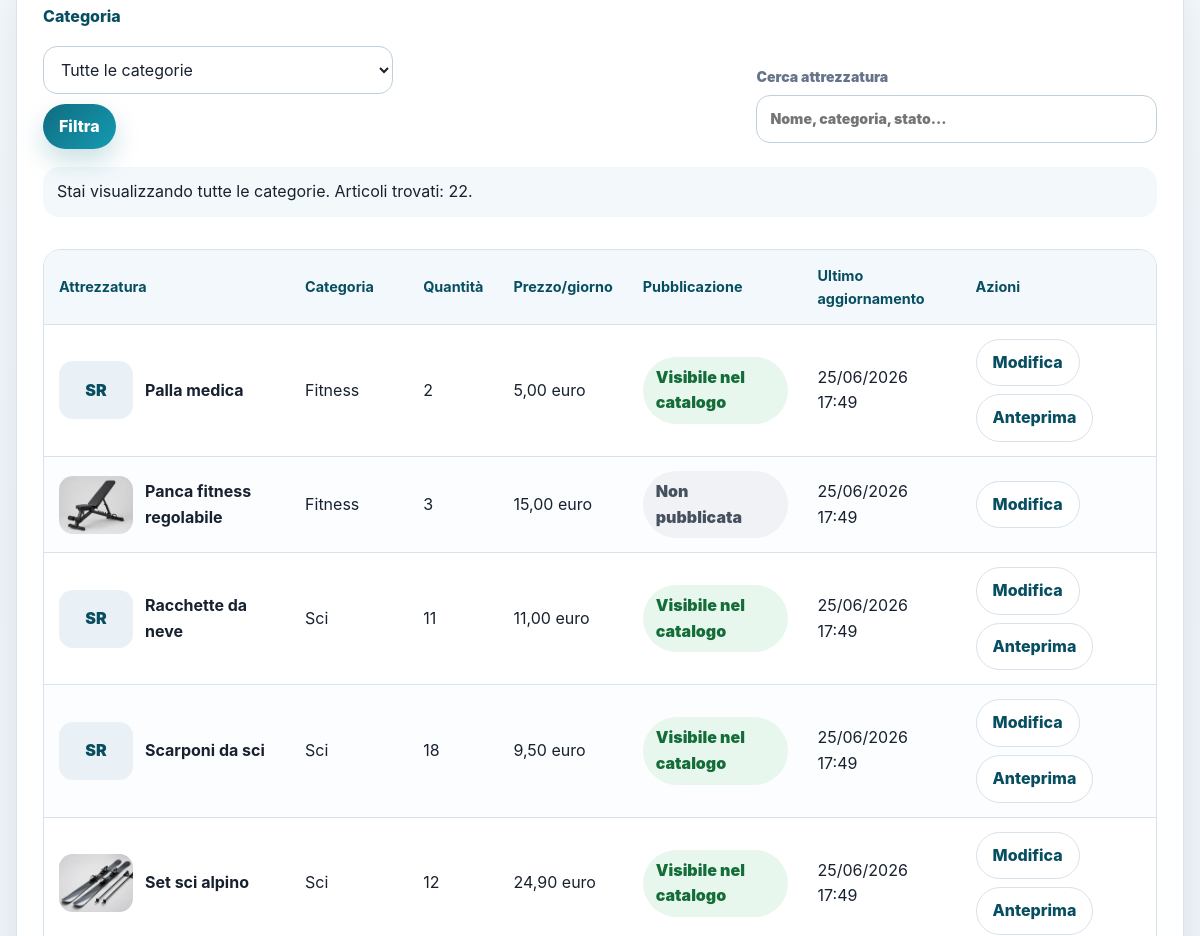
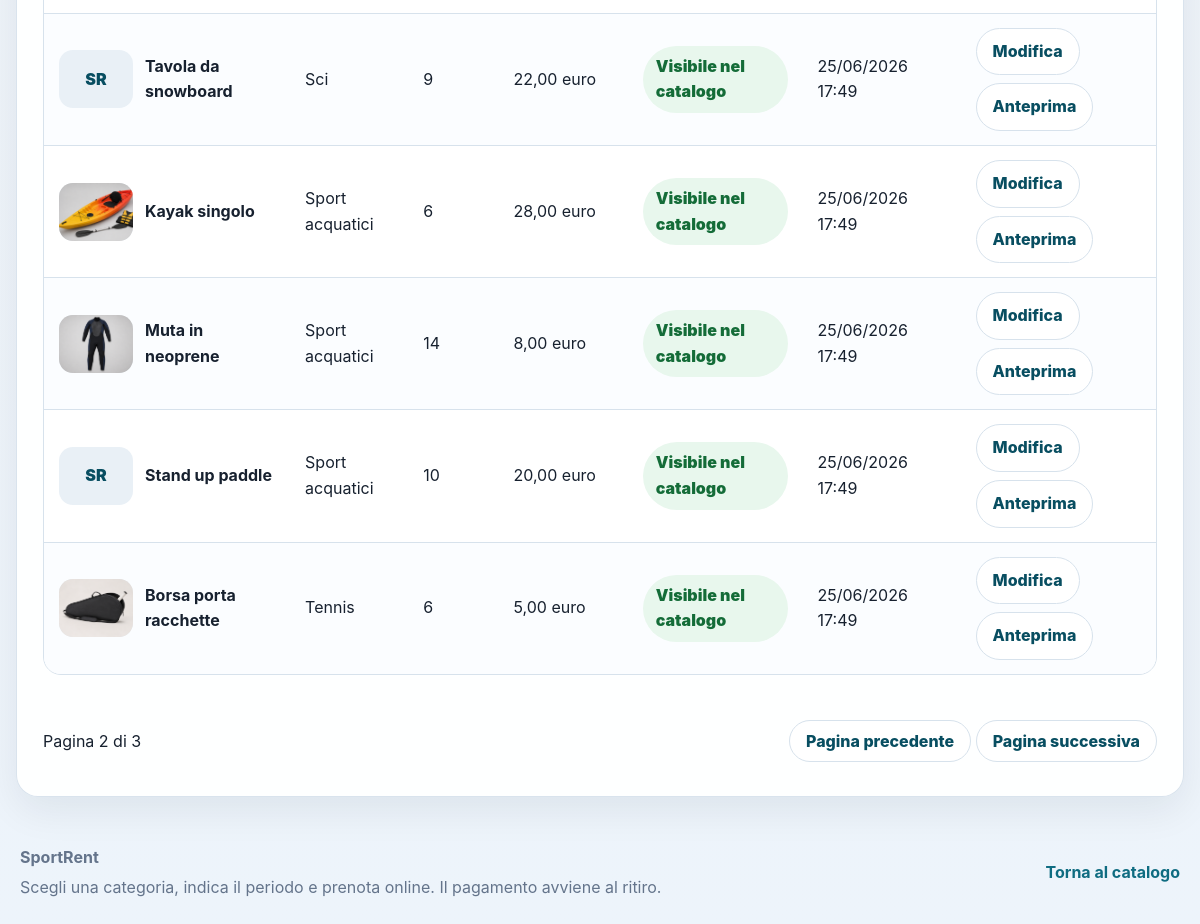
The page /gestione/attrezzature/?page=2 (signed in, lower part) on the database as committed earlier (2 pictures, top to bottom).
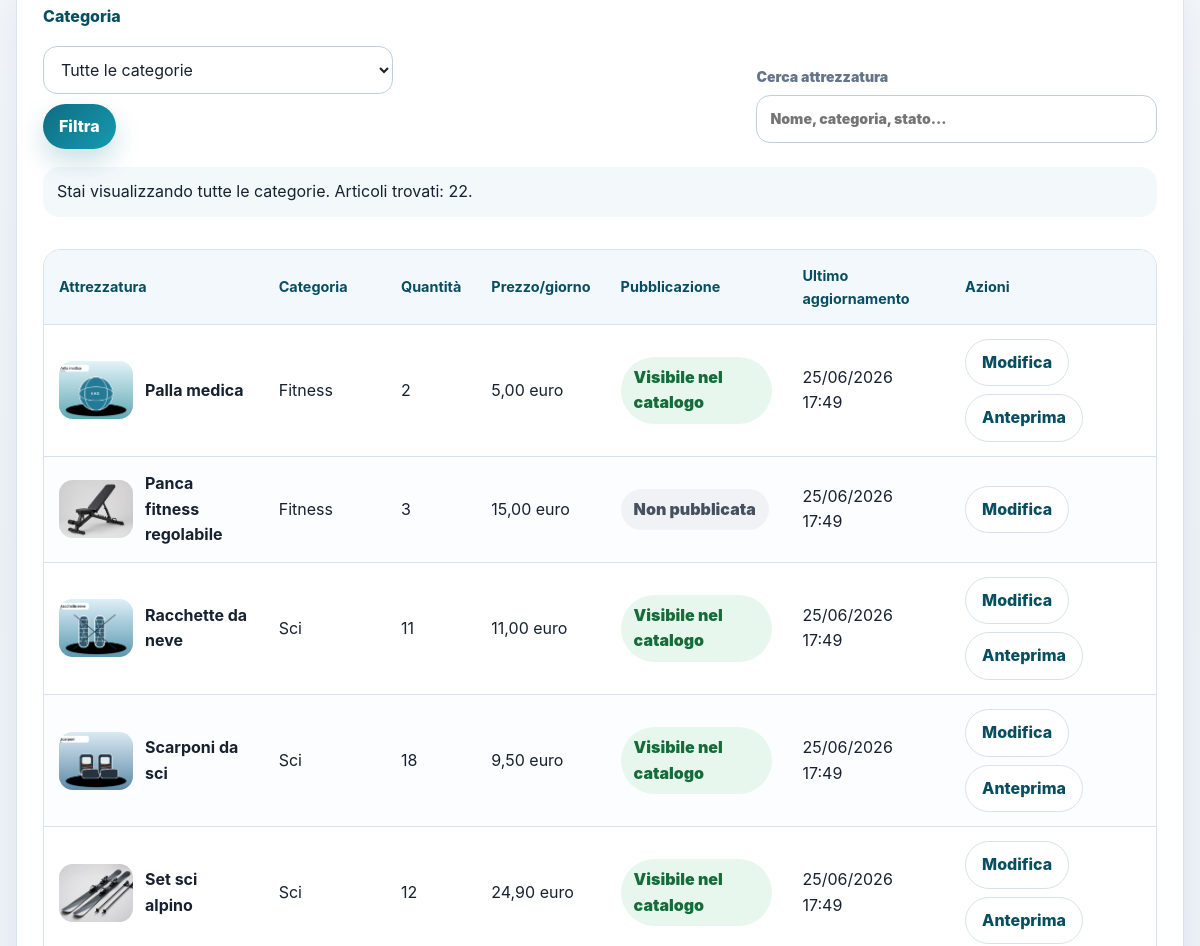
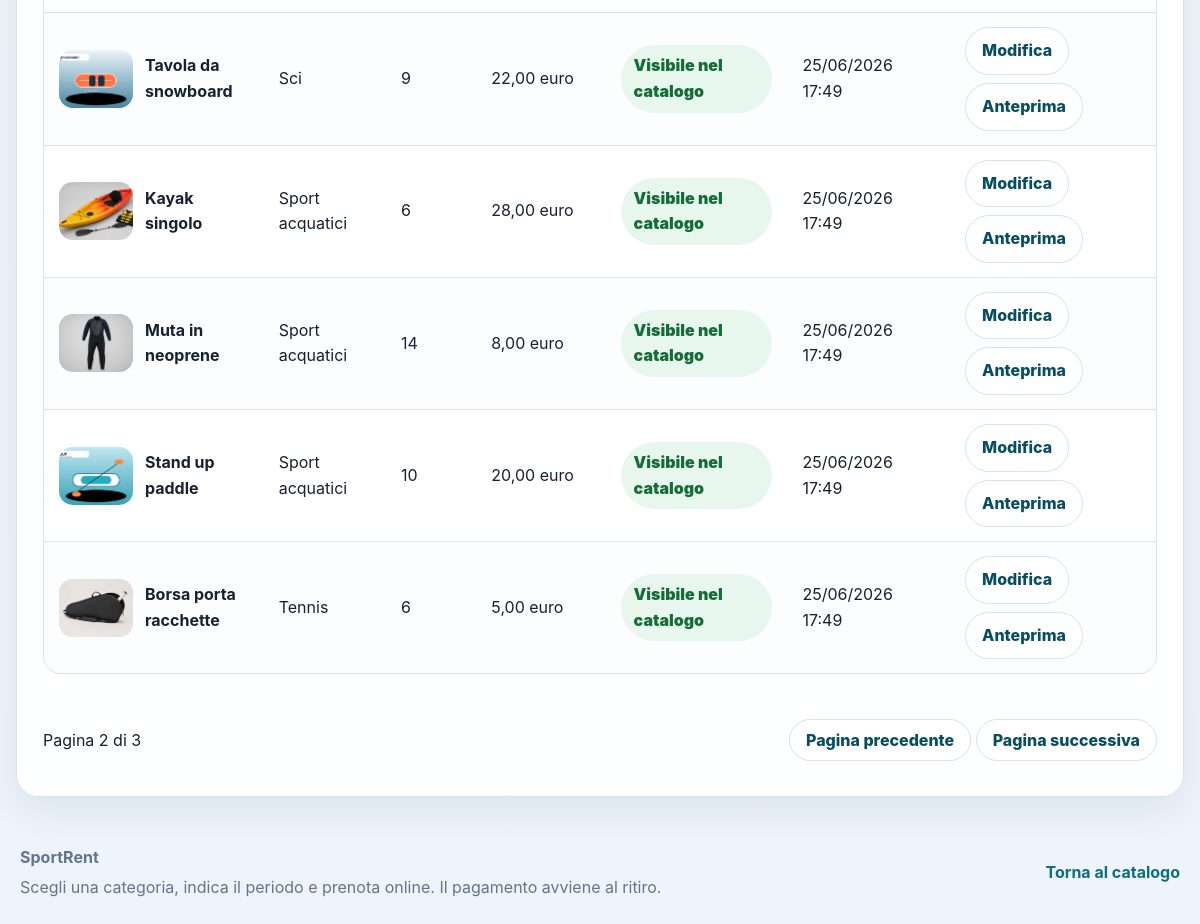
The same page on the database as committed later (2 pictures, top to bottom).
### rentals/models.py (models this page shows, shortened)
class Equipment(models.Model):
    name = models.CharField("nome", max_length=150)
    category = models.ForeignKey(
        EquipmentCategory,
        on_delete=models.PROTECT,
        related_name="equipment",
        verbose_name="tipologia",
    )
    description = models.TextField("descrizione")
    total_quantity = models.PositiveIntegerField(
        "quantità totale",
        validators=[MinValueValidator(1)],
    )
    daily_price = models.DecimalField(
        "prezzo giornaliero",
        max_digits=8,
        decimal_places=2,
        validators=[MinValueValidator(Decimal("0.01"))],
    )
    image = models.ImageField(
        "immagine",
        upload_to="equipment/",
        blank=True,
        null=True,
    )
    is_active = models.BooleanField("disponibile nel catalogo", default=True)
    created_at = models.DateTimeField("creata il", auto_now_add=True)
    updated_at = models.DateTimeField("modificata il", auto_now=True)
    class Meta:
        verbose_name = "attrezzatura"
        verbose_name_plural = "attrezzature"
        ordering = ["category__name", "name"]
        constraints = [
            models.UniqueConstraint(
                fields=["name", "category"],
                name="unique_equipment_name_per_category",
            )
        ]

class EquipmentCategory(models.Model):
    name = models.CharField("nome", max_length=100, unique=True)
    description = models.TextField("descrizione", blank=True)
    class Meta:
        verbose_name = "categoria"
        verbose_name_plural = "categorie"
        ordering = ["name"]

### rentals/views.py (the view)
@gestore_richiesto
def elenco_attrezzature_gestore(request):
    categoria_scelta = _categoria_da_richiesta(request)
    equipment = Equipment.objects.select_related("category")
    if categoria_scelta:
        equipment = equipment.filter(category=categoria_scelta)
    pagina = _impagina(request, equipment, MANAGER_EQUIPMENT_PAGE_SIZE)
    query_paginazione = _query_paginazione(request)
    return render(
        request,
        "rentals/manager/equipment_list.html",
        {
            "equipment_list": pagina.object_list,
            "categorie": EquipmentCategory.objects.all(),
            "categoria_scelta": categoria_scelta,
            "pagina": pagina,
            "query_paginazione": query_paginazione,
        },
    )

### rentals/permissions.py (called while the page is built)
def utente_e_gestore(user):
    return (
        user.is_authenticated
        and (
            user.is_superuser
            or user.is_staff
            or user.groups.filter(name=NOME_GRUPPO_GESTORI).exists()
        )
    )

### rentals/views.py (called while the page is built)
def _categoria_da_richiesta(request):
    category_id = _intero_positivo(request.GET.get("category"))
    if not category_id:
        return None
    return EquipmentCategory.objects.filter(pk=category_id).first()

def _impagina(request, items, per_page):
    paginator = Paginator(items, per_page)
    return paginator.get_page(request.GET.get("page"))

def _query_paginazione(request):
    parametri_query = request.GET.copy()
    parametri_query.pop("page", None)
    return parametri_query.urlencode()

def _intero_positivo(value):
    if value in (None, ""):
        return None
    try:
        value = int(value)
    except (TypeError, ValueError):
        return None
    return value if value > 0 else None

### templates/rentals/manager/equipment_list.html (shortened to what this page needs)
{% extends "base.html" %}
{% block content %}
<section class="section-card">
    <div class="toolbar">
        <form class="filter-panel" method="get">
            <label for="category-filter">Categoria</label>
            <select id="category-filter" name="category">
                <option value="">Tutte le categorie</option>
            </select>
            <button class="button" type="submit">Filtra</button>
        </form>
        <label class="table-search">
            Cerca attrezzatura
            <input type="search" data-table-search="manager-equipment-table" placeholder="Nome, categoria, stato...">
        </label>
    </div>
    {% if categoria_scelta %}
        <p class="filter-summary">
            Filtro attivo: <strong>{{ categoria_scelta.name }}</strong>.
            Articoli trovati: {{ pagina.paginator.count }}.
        </p>
    {% else %}
        <p class="filter-summary">
            Stai visualizzando tutte le categorie.
            Articoli trovati: {{ pagina.paginator.count }}.
        </p>
    {% endif %}
    <div class="table-wrap">
        <table class="manager-table" id="manager-equipment-table" data-searchable-table>
            <thead>
                <tr>
                    <th scope="col">Attrezzatura</th>
                    <th scope="col">Categoria</th>
                    <th scope="col">Quantità</th>
                    <th scope="col">Prezzo/giorno</th>
                    <th scope="col">Pubblicazione</th>
                    <th scope="col">Ultimo aggiornamento</th>
                    <th scope="col">Azioni</th>
                </tr>
            </thead>
            <tbody>
                {% for equipment in equipment_list %}
                    <tr>
                        <td>
                            <div class="product-cell">
                                {% if equipment.image %}
                                    <img src="{{ equipment.image.url }}" alt="{{ equipment.name }}">
                                {% else %}
                                    <span class="product-cell__placeholder">SR</span>
                                {% endif %}
                                <strong>{{ equipment.name }}</strong>
                            </div>
                        </td>
                        <td>{{ equipment.category.name }}</td>
                        <td>{{ equipment.total_quantity }}</td>
                        <td>{{ equipment.daily_price }} euro</td>
                        <td>
                            {% if equipment.is_active %}
                                <span class="status-badge status-badge--in_progress">Visibile nel catalogo</span>
                            {% else %}
                                <span class="status-badge status-badge--completed">Non pubblicata</span>
                            {% endif %}
                        </td>
                        <td>{{ equipment.updated_at|date:"d/m/Y H:i" }}</td>
                        <td>
                            <div class="table-actions">
                                <a class="button button--light" href="{% url 'manager_equipment_update' equipment.pk %}">Modifica</a>
                                {% if equipment.is_active %}
                                    <a class="button button--light" href="{% url 'equipment_detail' equipment.pk %}">Anteprima</a>
                                {% endif %}
                            </div>
                        </td>
                    </tr>
                {% endfor %}
            </tbody>
        </table>
    </div>
    {% if pagina.has_other_pages %}
        <nav class="pagination" aria-label="Pagine attrezzature gestione">
            <p>Pagina {{ pagina.number }} di {{ pagina.paginator.num_pages }}</p>
            <div>
                {% if pagina.has_previous %}
                    <a class="button button--light" href="?{% if query_paginazione %}{{ query_paginazione }}&amp;{% endif %}page={{ pagina.previous_page_number }}">Pagina precedente</a>
                {% endif %}
                {% if pagina.has_next %}
                    <a class="button button--light" href="?{% if query_paginazione %}{{ query_paginazione }}&amp;{% endif %}page={{ pagina.next_page_number }}">Pagina successiva</a>
                {% endif %}
            </div>
        </nav>
    {% endif %}
</section>
{% endblock %}

### templates/base.html (shortened to what this page needs)
{% load static %}
<!doctype html>
<html lang="it">
<head>
    <link rel="stylesheet" href="{% static 'rentals/css/site.css' %}">
</head>
<body>
    <main class="site-main">{% block content %}{% endblock %}</main>
    <footer class="site-footer">
        <div>
            <strong>SportRent</strong>
            <p>Scegli una categoria, indica il periodo e prenota online. Il pagamento avviene al ritiro.</p>
        </div>
        <a href="{% url 'equipment_list' %}">Torna al catalogo</a>
    </footer>
</body>
</html>

### rentals/static/rentals/css/site.css (style rules this page uses)
:root { --bg:#eef3f8; --surface:#fff; --text:#17212f; --muted:#64748b; --primary:#0f6c81; --primary-dark:#084e61; --accent:#ff8a3d; --border:#d7e2ec; --success:#e8f7ed; --warning:#fff5dc; --shadow:0 18px 50px rgba(15,23,42,.10); --radius:22px; }
* { box-sizing:border-box; }
html { scroll-behavior:smooth; }
body { margin:0; background:radial-gradient(circle at top left,rgba(15,108,129,.18),transparent 32rem),linear-gradient(180deg,#f7fbff 0%,var(--bg) 45%,#edf4fb 100%); color:var(--text); font-family:Inter,"Segoe UI",Arial,sans-serif; line-height:1.6; }
a { color:var(--primary); font-weight:700; text-decoration:none; }
img { max-width:100%; height:auto; display:block; }
.site-header,.site-main,.site-footer,.messages { width:min(1180px,calc(100% - 32px)); margin-inline:auto; }
.site-header__inner,.site-footer,.user-strip,.section-heading--row { display:flex; align-items:center; justify-content:space-between; gap:18px; }
.site-nav a,.button,button,input[type=submit] { border:0; border-radius:999px; padding:10px 16px; background:transparent; color:var(--primary-dark); font:inherit; font-weight:800; cursor:pointer; }
.site-nav .nav-cta,.button,button,input[type=submit] { color:#fff; background:linear-gradient(135deg,var(--primary),#159bb1); box-shadow:0 12px 26px rgba(15,108,129,.22); }
.button--light,.button--ghost { background:#fff; color:var(--primary-dark); border:1px solid var(--border); box-shadow:none; }
.site-main { margin-top:22px; }
.site-footer { margin-top:28px; margin-bottom:32px; padding:20px 4px; color:var(--muted); }
.site-footer p { margin:4px 0 0; }
.messages,.section-card,article,fieldset { background:rgba(255,255,255,.94); border:1px solid rgba(215,226,236,.95); border-radius:var(--radius); box-shadow:0 14px 38px rgba(15,23,42,.07); }
.section-card,article,fieldset { padding:26px; margin-bottom:22px; }
label { display:block; margin-bottom:6px; color:var(--primary-dark); font-weight:850; }
input,select,textarea { width:min(100%,440px); padding:12px 13px; border:1px solid #bfd0dc; border-radius:14px; background:#fff; color:var(--text); font:inherit; transition:.18s; }
.table-wrap { overflow-x:auto; }
table { width:100%; border-collapse:separate; border-spacing:0; margin:16px 0; background:#fff; border:1px solid var(--border); border-radius:18px; overflow:hidden; }
th,td { padding:14px 15px; border-bottom:1px solid var(--border); text-align:left; vertical-align:middle; }
th { background:#f2f8fb; color:var(--primary-dark); font-size:.9rem; }
tr:last-child td,tfoot tr:last-child th { border-bottom:0; }
tr:nth-child(even) td { background:#fbfdff; }
td img { width:108px; aspect-ratio:4/3; object-fit:cover; border-radius:14px; }
.pagination { display:flex; align-items:center; justify-content:space-between; gap:14px; margin-top:22px; }
.status-badge { display:inline-flex; align-items:center; justify-content:center; padding:8px 13px; border-radius:999px; background:#eef7fb; color:var(--primary-dark); font-weight:900; }
.status-badge--in_progress { background:#e8f7ed; color:#146c38; }
.status-badge--completed { background:#f0f2f5; color:#46515f; }
.toolbar { display:flex; align-items:end; justify-content:space-between; gap:18px; margin-bottom:18px; }
.filter-panel { display:flex; align-items:end; flex-wrap:wrap; gap:10px; }
.filter-summary { padding:12px 14px; border-radius:16px; background:#f3f8fb; }
.table-search { min-width:min(100%,260px); color:var(--muted); font-size:.88rem; font-weight:900; }
.table-search input { margin-top:6px; }
.table-actions { display:flex; flex-wrap:wrap; gap:8px; }
.product-cell { display:flex; align-items:center; gap:12px; }
.product-cell img, .product-cell__placeholder { width:74px; height:58px; flex:0 0 74px; border-radius:14px; object-fit:cover; background:#e9f0f6; }

Rows that differ between the two databases and show on the page:
changed Equipment "Palla medica": image: picture added; no longer shows "SR"
changed Equipment "Racchette da neve": image: picture added; no longer shows "SR"
changed Equipment "Scarponi da sci": image: picture added; no longer shows "SR"
changed Equipment "Tavola da snowboard": image: picture added; no longer shows "SR"
changed Equipment "Stand up paddle": image: picture added; no longer shows "SR"
